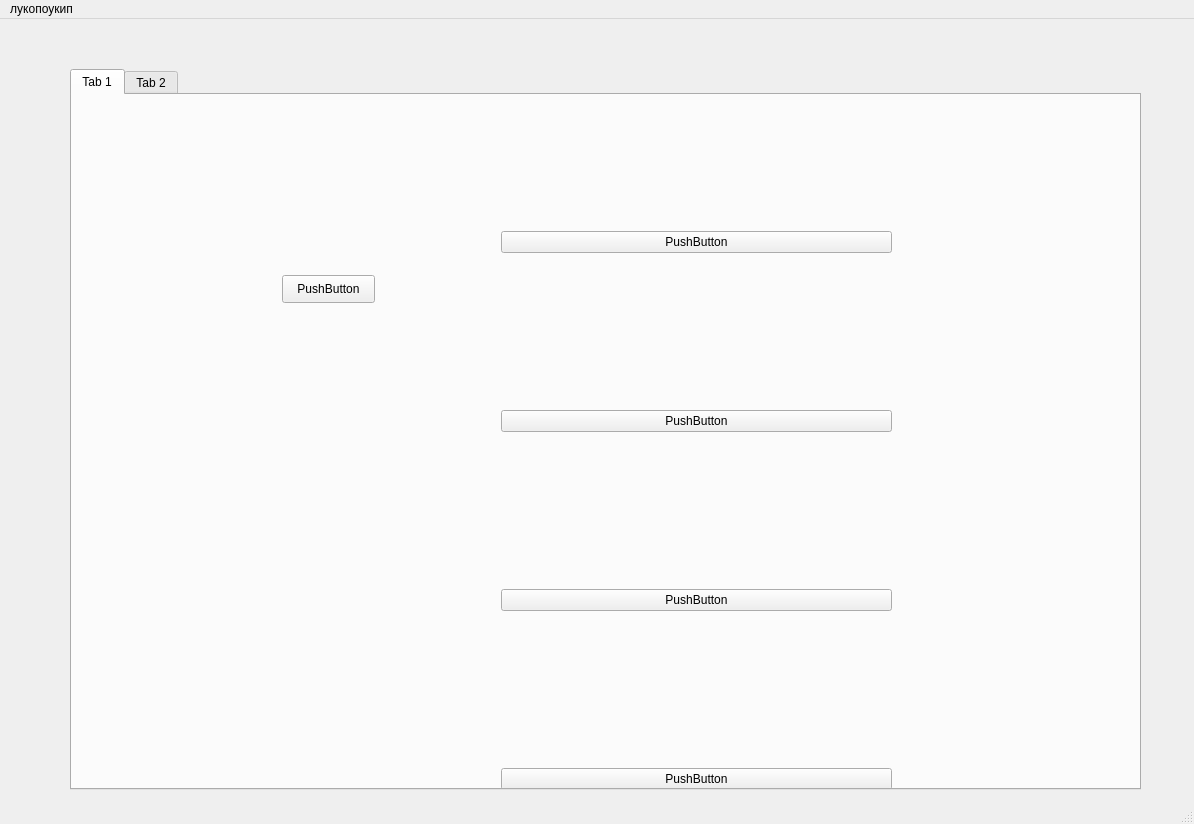
<?xml version="1.0" encoding="UTF-8"?>
<ui version="4.0">
 <class>MainWindow</class>
 <widget class="QMainWindow" name="MainWindow">
  <property name="geometry">
   <rect>
    <x>0</x>
    <y>0</y>
    <width>1194</width>
    <height>824</height>
   </rect>
  </property>
  <property name="sizePolicy">
   <sizepolicy hsizetype="Preferred" vsizetype="Expanding">
    <horstretch>0</horstretch>
    <verstretch>0</verstretch>
   </sizepolicy>
  </property>
  <property name="windowTitle">
   <string>MainWindow</string>
  </property>
  <widget class="QWidget" name="centralwidget">
   <widget class="QTabWidget" name="tabWidget">
    <property name="geometry">
     <rect>
      <x>70</x>
      <y>50</y>
      <width>1071</width>
      <height>721</height>
     </rect>
    </property>
    <property name="sizePolicy">
     <sizepolicy hsizetype="Expanding" vsizetype="Preferred">
      <horstretch>0</horstretch>
      <verstretch>0</verstretch>
     </sizepolicy>
    </property>
    <property name="tabPosition">
     <enum>QTabWidget::North</enum>
    </property>
    <property name="tabShape">
     <enum>QTabWidget::Rounded</enum>
    </property>
    <property name="elideMode">
     <enum>Qt::ElideNone</enum>
    </property>
    <property name="documentMode">
     <bool>false</bool>
    </property>
    <property name="movable">
     <bool>false</bool>
    </property>
    <widget class="QWidget" name="tab">
     <attribute name="title">
      <string>Tab 1</string>
     </attribute>
     <widget class="QWidget" name="verticalLayoutWidget">
      <property name="geometry">
       <rect>
        <x>429</x>
        <y>-731</y>
        <width>391</width>
        <height>1581</height>
       </rect>
      </property>
      <layout class="QVBoxLayout" name="verticalLayout">
       <item>
        <widget class="QPushButton" name="pushButton_6">
         <property name="text">
          <string>PushButton</string>
         </property>
        </widget>
       </item>
       <item>
        <widget class="QPushButton" name="pushButton_5">
         <property name="text">
          <string>PushButton</string>
         </property>
        </widget>
       </item>
       <item>
        <widget class="QPushButton" name="pushButton_4">
         <property name="text">
          <string>PushButton</string>
         </property>
        </widget>
       </item>
       <item>
        <widget class="QPushButton" name="pushButton_3">
         <property name="text">
          <string>PushButton</string>
         </property>
        </widget>
       </item>
       <item>
        <widget class="QPushButton" name="pushButton_7">
         <property name="text">
          <string>PushButton</string>
         </property>
        </widget>
       </item>
       <item>
        <widget class="QPushButton" name="pushButton_8">
         <property name="text">
          <string>PushButton</string>
         </property>
        </widget>
       </item>
       <item>
        <widget class="QPushButton" name="pushButton_9">
         <property name="text">
          <string>PushButton</string>
         </property>
        </widget>
       </item>
       <item>
        <widget class="QPushButton" name="pushButton_2">
         <property name="text">
          <string>PushButton</string>
         </property>
        </widget>
       </item>
      </layout>
     </widget>
     <widget class="QPushButton" name="pushButton">
      <property name="geometry">
       <rect>
        <x>210</x>
        <y>180</y>
        <width>93</width>
        <height>28</height>
       </rect>
      </property>
      <property name="text">
       <string>PushButton</string>
      </property>
     </widget>
    </widget>
    <widget class="QWidget" name="tab_2">
     <attribute name="title">
      <string>Tab 2</string>
     </attribute>
    </widget>
   </widget>
  </widget>
  <widget class="QStatusBar" name="statusBar"/>
  <widget class="QMenuBar" name="menubar">
   <property name="geometry">
    <rect>
     <x>0</x>
     <y>0</y>
     <width>1194</width>
     <height>21</height>
    </rect>
   </property>
   <widget class="QMenu" name="menu">
    <property name="title">
     <string>лукопоукип</string>
    </property>
    <widget class="QMenu" name="menu_2">
     <property name="title">
      <string>уылокпилоу</string>
     </property>
     <addaction name="action_3"/>
    </widget>
    <addaction name="separator"/>
    <addaction name="menu_2"/>
   </widget>
   <addaction name="menu"/>
  </widget>
  <action name="action_3">
   <property name="text">
    <string>улоимтцдыоио</string>
   </property>
  </action>
 </widget>
 <resources/>
 <connections/>
</ui>
